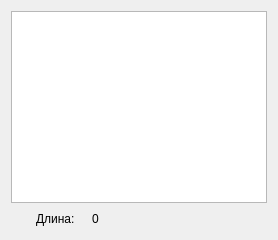
                   <widget class="QWidget" name="binary">
                    <attribute name="title">
                     <string>2</string>
                    </attribute>
                    <layout class="QVBoxLayout" name="verticalLayout_9">
                     <item>
                      <layout class="QVBoxLayout" name="verticalLayout_8">
                       <item>
                        <widget class="QPlainTextEdit" name="pte_binary">
                         <property name="font">
                          <font>
                           <family>Verdana</family>
                           <pointsize>16</pointsize>
                           <italic>false</italic>
                           <strikeout>false</strikeout>
                           <stylestrategy>PreferDefault</stylestrategy>
                           <kerning>false</kerning>
                           <fontweight>DemiBold</fontweight>
                          </font>
                         </property>
                         <property name="styleSheet">
                          <string notr="true"/>
                         </property>
                         <property name="readOnly">
                          <bool>true</bool>
                         </property>
                         <property name="plainText">
                          <string/>
                         </property>
                        </widget>
                       </item>
                       <item>
                        <layout class="QHBoxLayout" name="horizontalLayout_11" stretch="1,2,2,5">
                         <item>
                          <spacer name="horizontalSpacer_34">
                           <property name="orientation">
                            <enum>Qt::Orientation::Horizontal</enum>
                           </property>
                           <property name="sizeType">
                            <enum>QSizePolicy::Policy::Preferred</enum>
                           </property>
                           <property name="sizeHint" stdset="0">
                            <size>
                             <width>40</width>
                             <height>20</height>
                            </size>
                           </property>
                          </spacer>
                         </item>
                         <item>
                          <widget class="QLabel" name="label_11">
                           <property name="text">
                            <string>Длина:</string>
                           </property>
                          </widget>
                         </item>
                         <item>
                          <widget class="QLabel" name="l_binary_length">
                           <property name="text">
                            <string>0</string>
                           </property>
                          </widget>
                         </item>
                         <item>
                          <spacer name="horizontalSpacer_33">
                           <property name="orientation">
                            <enum>Qt::Orientation::Horizontal</enum>
                           </property>
                           <property name="sizeType">
                            <enum>QSizePolicy::Policy::Preferred</enum>
                           </property>
                           <property name="sizeHint" stdset="0">
                            <size>
                             <width>40</width>
                             <height>20</height>
                            </size>
                           </property>
                          </spacer>
                         </item>
                        </layout>
                       </item>
                      </layout>
                     </item>
                    </layout>
                   </widget>
